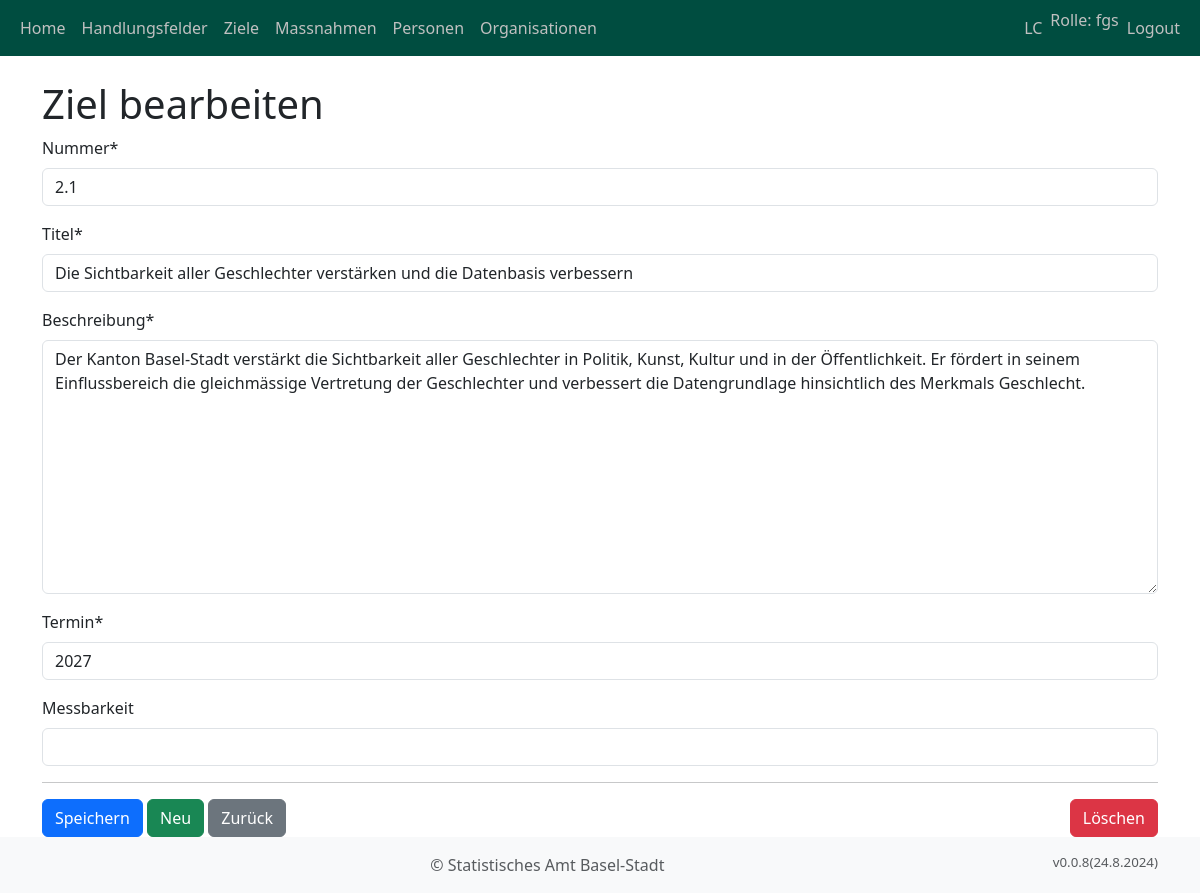
Screenshot of /ziel/15/edit/ (signed in) with the database file from the repository.
### objective_manager_app/models.py (models this page shows, shortened)
class BusinessObject(models.Model):
    typ = models.ForeignKey("BusinessObjectTyp", on_delete=models.CASCADE, related_name="typ")
    vorgaenger = models.ForeignKey("self", on_delete=models.CASCADE, null=True, blank=True)
    kuerzel = models.CharField(max_length=10, verbose_name="Nummer")
    titel = models.CharField(max_length=200, verbose_name="Titel")
    beschreibung = models.TextField(verbose_name="Beschreibung")
    erstellt_am = models.DateTimeField(auto_now_add=True, verbose_name="Erstellt am")
    erstellt_von = models.ForeignKey(User, on_delete=models.CASCADE, verbose_name="Erstellt von", blank=True)
    jahr_ende = models.IntegerField(verbose_name="Termin", default=datetime.now().year)
    anmerkung_initialisierung = models.TextField(verbose_name="Pol. Vorstoss", null=True, blank=True)
    mess_groesse = models.CharField(max_length=200, verbose_name="Messbarkeit", blank=True, null=True)
    bestehende_massnahme = models.ForeignKey("NeuBestehend", on_delete=models.CASCADE, blank=True, null=True, default=5, related_name="bestehende_massnahme", verbose_name="Bestehende/Neue Massnahme")
    objects = models.Manager()
    handlungsfelder = HandlungsfeldManager()
    ziele = ZielManager()
    massnahmen = MassnahmeManager()

### objective_manager_app/views.py (the view, shortened to what this page needs)
# urls.py: path("ziel/<int:pk>/edit/", views.ZielEditView.as_view(), name="ziel_edit"),
@method_decorator(is_in_group_decorator('admin'), name='dispatch')
class ZielEditView(UpdateView):
    model = Ziel
    form_class = ZielForm
    template_name = 'objective_manager_app/ziel_edit.html'  # Path to your template
    def get_context_data(self, **kwargs):
        context = super().get_context_data(**kwargs)
        context['handlungsfeld'] = self.object.vorgaenger  # Add the vorgaenger (handlungsfeld) to the context
        return context

### objective_manager_app/forms.py
class ZielForm(forms.ModelForm):
    class Meta:
        model = Ziel
        exclude = ['erstellt_von', 'strategie', 'typ', 'vorgaenger', 'anmerkung_initialisierung','bestehende_massnahme']

### objective_manager_app/models.py (called while the page is built)
    def get_queryset(self):
        return super().get_queryset().filter(typ_id=3)

### objective_manager_app/templatetags/custom_filters.py (called while the page is built)
@register.filter(name='is_in_group')
def is_in_group(user, group_name):
    if user.is_authenticated:
        return user.groups.filter(name=group_name).exists()
    return False

### objective_manager_app/views.py (called while the page is built)
def is_in_group_decorator(group_name):
    return user_passes_test(lambda u: is_in_group(u, group_name))

### templates/objective_manager_app/ziel_edit.html (shortened to what this page needs)
{% extends "base.html" %}
{% load crispy_forms_tags %}
{% block content %}
<div class="container">
    <h1>Ziel bearbeiten</h1>
    <form method="post">
        {{ form|crispy }}
        <hr>
        <button type="submit" class="btn btn-primary">Speichern</button>
        {% if form.instance.pk %}
            <button type="button" class="btn btn-success" onclick="window.location.href='{% url "ziel_create" form.instance.vorgaenger.id %}'">Neu</button>
        {% endif %}
        <button type="button" class="btn btn-secondary" onclick="window.history.back()">Zurück</button>
        {% if form.instance.pk %}
            <button type="button" class="btn btn-danger btn-float-right" onclick="confirmDelete({{ form.instance.id }})">Löschen</button>
        {% endif %}
    </form>
</div>
{% endblock %}

### templates/base.html (shortened to what this page needs)
{% load static %}
{% load custom_filters %}
<!DOCTYPE html>
<html lang="de">
<head>
    {% load django_bootstrap5 %} {% bootstrap_css %} {% bootstrap_javascript %}
    <link href="https://cdnjs.cloudflare.com/ajax/libs/font-awesome/5.15.4/css/all.min.css" rel="stylesheet" />
    <link rel="stylesheet" href="https://cdnjs.cloudflare.com/ajax/libs/toastr.js/latest/toastr.min.css">
    <link rel="stylesheet" href="{% static 'css/styles.css' %}" />
</head>
<body>
  <nav class="navbar navbar-expand-sm navbar-custom">
    <div class="container-fluid">
      <ul class="navbar-nav">
        {% if request.user.is_authenticated %}
        <li class="nav-item">
          <a class="nav-link {% if request.resolver_match.url_name == 'home' %}active{% endif %}" href="{% url 'home' %}">Home</a>
        </li>
        <li class="nav-item">
          <a class="nav-link {% if request.resolver_match.url_name == 'handlungsfelder_list' %}active{% endif %}" href="{% url 'handlungsfelder_list' %}">Handlungsfelder</a>
        </li>
        <li class="nav-item">
          <a class="nav-link {% if request.resolver_match.url_name == 'ziele_list' %}active{% endif %}" href="{% url 'ziele_list' %}">Ziele</a>
        </li>
        {% endif %}
        {% if request.user.is_authenticated %}
          <li class="nav-item">
            <a class="nav-link {% if request.resolver_match.url_name == 'massnahmen_list' %}active{% endif %}" href="{% url 'massnahmen_list' %}">Massnahmen</a>
          </li>
        {% endif %}
        {% if request.user|is_in_group:"fgs" %}
          <li class="nav-item">
            <a class="nav-link {% if request.resolver_match.url_name == 'personen_list' %}active{% endif %}" href="{% url 'personen_list' %}">Personen</a>
          </li>
          <li class="nav-item">
            <a class="nav-link {% if request.resolver_match.url_name == 'organisationen_list' %}active{% endif %}" href="{% url 'organisationen_list' %}">Organisationen</a>
          </li>
        {% endif %}
      </ul>
      <ul class="navbar-nav ms-auto top-aligned">
        {% if not request.user.is_authenticated %}
          <li class="nav-item">
            <a class="nav-link" href="{% url 'login_account:login' %}">Login</a>
          </li>
        {% else %}
          <li class="nav-item">
            <a class="nav-link" href="{% url 'login_account:profile' %}">
              {{ request.user.first_name|slice:":1"|upper }}{{ request.user.last_name|slice:":1"|upper }}
            </a>
          </li>
          <li class="nav-item">
            Rolle:
            {% for group in request.user.groups.all %}
              {% if group.name in "fgs mv sp" %}
                {{ group.name }}
              {% endif %}
            {% endfor %}
          </li>
          <li class="nav-item">
            <a class="nav-link" href="{% url 'login_account:logout' %}">Logout</a>
          </li>
        {% endif %}
      </ul>
    </div>
  </nav>
  <br>
  {% block content %}
  {% endblock %}
  <footer class="footer mt-auto py-3 bg-light">
    <div class="container text-center">
      <span class="text-muted">&copy; Statistisches Amt Basel-Stadt<span style="float:right; font-size: smaller;">v0.0.8(24.8.2024)</span></span>
    </div>
  </footer>
</body>
</html>

### static/css/styles.css (style rules this page uses)
.navbar-custom { background-color: #004d40; color: silver; }
.navbar-custom .navbar-brand, .navbar-custom .nav-link { color: silver; }
.btn-float-right { float: right; margin-left: 10px; }

### templates/objective_manager_app/ziel_edit.html (style rules this page uses)
.btn-float-right { float: right; }

### rows the page displays
BusinessObject: kuerzel "2.1", titel "Die Sichtbarkeit aller Geschlechter verstärken und die Datenbasis verbessern", beschreibung "Der Kanton Basel-Stadt verstärkt die Sichtbarkeit aller Geschlechter in Politik, Kunst, Kultur und in der Öffentlichkeit. Er fördert in seinem Einflussbereich die gleichmässige Vertretung der Geschlechter und verbessert die Datengrundlage hinsichtlich des Merkmals Geschlecht.", jahr_ende "2027"

### other values shown
{{ request.user.first_name|slice:":1"|upper }} "L"
{{ request.user.last_name|slice:":1"|upper }} "C"
{{ group.name }} "fgs"
